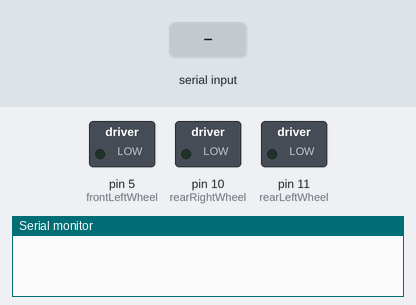
Recording of a sketch running on a simulated Arduino Uno, built with avr-gcc and run on an emulated ATmega328P. Parts: switched loads named in the sketch (green lamp = pin HIGH), the last lines printed to the serial monitor. The inputs (shaded band) are chosen by the test bench. Pins used as bus, display or sensor lines are not drawn.

Above: at 1.2 s.
1.3 s: "f" received over Serial
At 1.8 s:
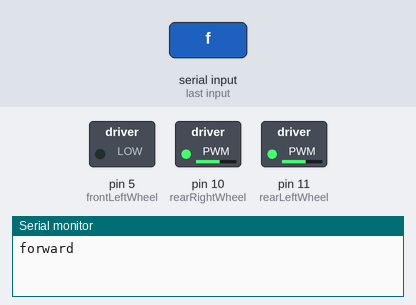
2.8 s: "r" received over Serial
At 4.0 s:
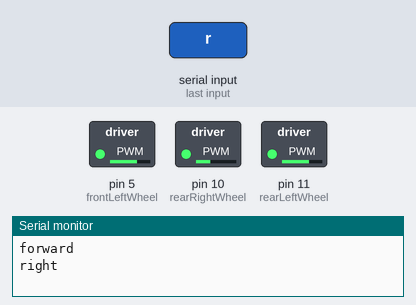
4.3 s: "l" received over Serial
At 5.3 s:
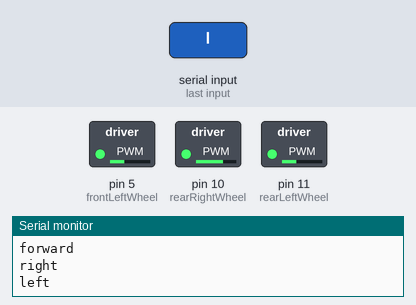
5.8 s: "s" received over Serial
At 6.4 s:
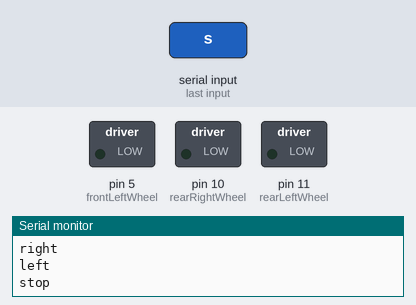
Timing chart, 0 to 8.3 s (numbered marks = the images above; inputs shaded):
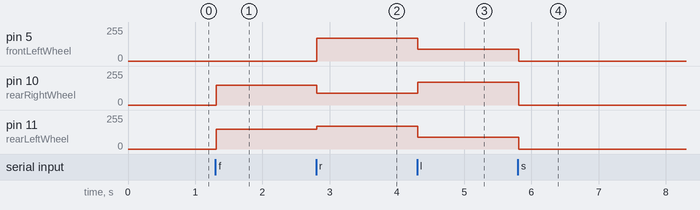

The sketch:

main-prev.ino
```cpp
const int rearLeftWheel = 11;
const int rearRightWheel = 10;
const int frontLeftWheel = 5;
const int frontRightWheel = 6;

const int turnPwmHigh = 170;
const int turnPwmLow = 90;
//tune turnPwmLow according to your need so as to turn vehicle by certain angle : high , low or medium

const int forwardPwm = 150;

void turnLeft(){
  analogWrite(rearRightWheel, turnPwmHigh);
  analogWrite(frontRightWheel, turnPwmHigh);
  analogWrite(rearLeftWheel, turnPwmLow);
  analogWrite(frontLeftWheel, turnPwmLow);

}

void turnRight(){
  analogWrite(rearRightWheel, turnPwmLow);
  analogWrite(frontRightWheel, turnPwmLow);
  analogWrite(rearLeftWheel, turnPwmHigh);
  analogWrite(frontLeftWheel, turnPwmHigh);

}

void moveOrStop(int pwm){
  analogWrite(rearRightWheel, pwm);
  analogWrite(rearLeftWheel, pwm);
  analogWrite(frontRightWheel, 0);
  analogWrite(frontLeftWheel, 0);
}

void setup() {
  // put your setup code here, to run once:
Serial.begin(9600);

pinMode(rearLeftWheel, OUTPUT);
pinMode(rearRightWheel, OUTPUT);
pinMode(frontLeftWheel, OUTPUT);
pinMode(frontRightWheel, OUTPUT);
moveOrStop(0);

}

String msg = "";

void readSerialData(){
  msg = "" ;
  if (Serial.available()) {
    delay(10);
    while (Serial.available() > 0) {
      msg += (char)Serial.read();
    }
    Serial.flush();
    reactToSerialMsg();
  }
}

void reactToSerialMsg(){
  if(msg == "f" or msg == "f\n"){
    moveOrStop(forwardPwm);
    Serial.println("forward");
  }
  else if (msg == "r" || msg == "r\n"){
    turnRight();
    Serial.println("right");
  }
  else if(msg == "l" || msg == "l\n"){
    turnLeft();
    Serial.println("left");
  }
  else if(msg == "s" || msg == "s\n"){
    moveOrStop(0);
    Serial.println("stop");
  }
}


void loop() {
  // put your main code here, to run repeatedly:
  readSerialData();
}
```

Measured:
- after the input at 1.3 s, pin 10 (rearRightWheel), pin 11 (rearLeftWheel): 0/255 → 150/255 at once
- after the input at 2.8 s, pin 5 (frontLeftWheel): 0/255 → 170/255 at once; pin 10 (rearRightWheel): 150/255 → 90/255 at once; pin 11 (rearLeftWheel): 150/255 → 170/255 at once
- after the input at 4.3 s, pin 5 (frontLeftWheel), pin 11 (rearLeftWheel): 170/255 → 90/255 at once; pin 10 (rearRightWheel): 90/255 → 170/255 at once
- after the input at 5.8 s, pin 5 (frontLeftWheel), pin 11 (rearLeftWheel): 90/255 → 0/255 at once; pin 10 (rearRightWheel): 170/255 → 0/255 at once
